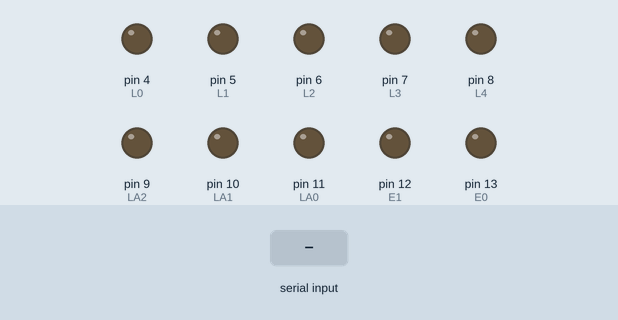
Bench run of a sketch on a simulated Arduino Uno, built with avr-gcc and run on an emulated ATmega328P. On the bench: output pins drawn as LEDs (lit = HIGH). The inputs (shaded band) are chosen by the test bench. Random numbers use the default seed unless the sketch sets one.

Above: at 1.2 s.
1.3 s: byte 30 received over Serial
At 1.9 s:
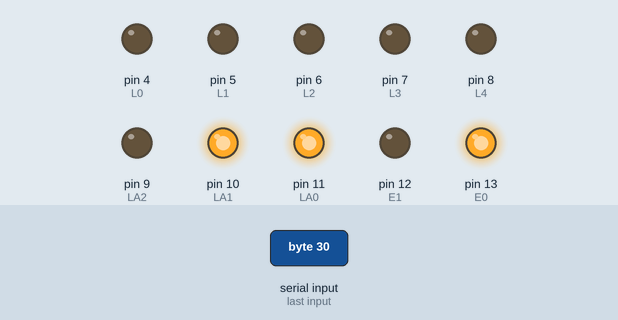
2.8 s: byte 90 received over Serial
At 3.1 s:
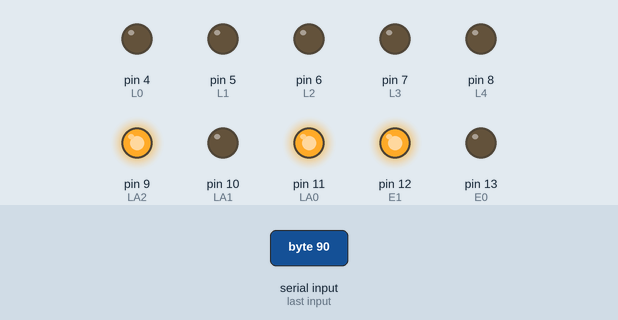
4.3 s: byte 120 received over Serial
At 5.4 s:
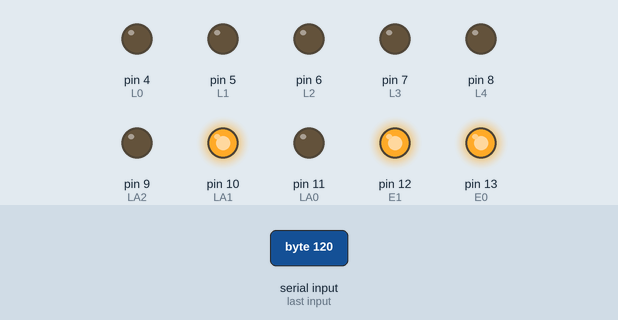
Timing chart, 0 to 7.3 s (numbered marks = the images above; inputs shaded):
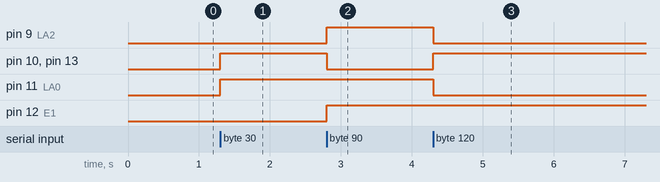

Measured:
- after the input at 1.3 s, pin 10 (LA1), pin 11 (LA0), pin 13 (E0): LOW → HIGH at once
- after the input at 2.8 s, pin 9 (LA2), pin 12 (E1): LOW → HIGH at once; pin 10 (LA1), pin 13 (E0): HIGH → LOW at once
- after the input at 4.3 s, pin 9 (LA2), pin 11 (LA0): HIGH → LOW at once; pin 10 (LA1), pin 13 (E0): LOW → HIGH at once

The sketch:

myCube.ino
```cpp
/*
* 5x5x5Cube.ino                        Date: 12/5/2012
* Author: jliang84@gmail.com
* Description: This code helps drive a 5x5x5 LED cube.
*/

int E0 = 13; // Goes to A0 on LS0
int E1 = 12; // Goes to A1 on LS0
int C0 = 3;

int ON = 255;
int OFF = 0;

// The following pins output to the LS1,LS2,LS3 to be decoded based on the which one is enabled from LS0
int LA0 = 11;
int LA1 = 10;
int LA2 = 9;

// The following ints are named so that output to enable the horizontal layers is easeir.
int L0 = 4;
int L1 = 5;
int L2 = 6;
int L3 = 7;
int L4 = 8;

int inByte = 0;
// Setup only run once when arduino is powered up
void setup() {
  Serial.begin(9600);
  for(int pin = 3; pin < 14 ; pin++){
      pinMode(pin, OUTPUT);
  }
}

// Output Pin Y0 on LS0 is set to clear no lights lite up.
void clear(){
  analogWrite(E0, 0);
  analogWrite(E1, 0);
  zeroOFF();
}
// The following LS# functions enable the 3-8 decoders to decode input
void LS1(){
  analogWrite(E0, 255);
  analogWrite(E1, 0);
}
// This function enables LS2 to decode the inputs from pins 9,10,11
void LS2(){
  analogWrite(E0, 0);
  analogWrite(E1, 255);
}
//This function enables LS3 to decode the inputs from pins 9,10,11
void LS3(){
    analogWrite(E0, 255);
    analogWrite(E1, 255);
}

// The following function set the outputs to the 3-8 chip selected
// This sets pin Y0 output to High
void LLL(){
  analogWrite(LA0, 0);
  analogWrite(LA1, 0);
  analogWrite(LA2, 0);
}

//This sets pin Y1 output to HIGH
void HLL(){
  analogWrite(LA0, 255);
  analogWrite(LA1, 0);
  analogWrite(LA2, 0);
}
//This sets pin Y2 output to HIGH
void LHL(){
    analogWrite(LA0, 0);
    analogWrite(LA1, 255);
    analogWrite(LA2, 0);
}
// This sets pin Y3 output to HIGH
void HHL (){
  analogWrite(LA0, 255);
  analogWrite(LA1, 255);
  analogWrite(LA2, 0);
}
// This sets pin Y4 output to HIGH
void LLH (){
  analogWrite(LA0, 0);
  analogWrite(LA1, 0);
  analogWrite(LA2, 255);
}
// This sets pin Y5 output to HIGH
void HLH (){
  analogWrite(LA0, 255);
  analogWrite(LA1, 0);
  analogWrite(LA2, 255);
}
// This sets pin Y6 output to HIGH
void LHH (){
  analogWrite(LA0, 0);
  analogWrite(LA1, 255);
  analogWrite(LA2, 255);
}
// This sets pin Y7 output to HIGH
void HHH (){
  analogWrite(LA0, 255);
  analogWrite(LA1, 255);
  analogWrite(LA2, 255);
}

//This function uses an integer input to turn on/off a layer
void layerState(int layer, int state){
  switch (layer) {
    case 0:
      analogWrite(L0, state);
      break;
    case 1:
      analogWrite(L1, state);
      break;
    case 2:
      analogWrite(L2, state);
      break;
    case 3:
      analogWrite(L3, state);
      break;
    case 4:
      analogWrite(L4, state);
      break;
    default:
      break;
  }
}

// This method will turn on a column by an integer input
// if column 0, must turn off column 0 also
void columnState (int col){
  if(col == 0){
    analogWrite(C0, 255);
  }
  else if (col > 0 && col <= 8){
    analogWrite(E0, 255);
    analogWrite(E1, 0);
    mySwitch(col);
  }
  else if( col > 8 && col <= 16){
    analogWrite(E0, 0);
    analogWrite(E1, 255);
    mySwitch(col - 8);
  }
  else if(col > 16 && col <= 24){
    analogWrite(E0, 255);
    analogWrite(E1, 255);
    mySwitch(col - 16);
  }
  //last bracket
}

void zeroOFF(){
  analogWrite(C0, 0);
}
void mySwitch(int col){
        switch(col){
      case 1:
             LLL();
             break;
      case 2:
             HLL();
             break;
      case 3:
             LHL();
             break;
      case 4:
             HHL();
             break;
      case 5:
             LLH();
             break;
      case 6:
             HLH();
             break;
      case 7:
             LHH();
             break;
      case 8:
             HHH();
             break;
      default:
             break;
    }
}
void allLayers(int state){
  for(int i = 0; i <= 4; i++){
    layerState(i, state);
  }
}

void inSequence(int time){
  LLL();
  HLL();
  LHL();
  HHL();
  LLH();
  HLH();
  LHH();
  HHH();
}
int getLayer(int led){
  if(led <= 25){
    return (led -1) / 25;
  }
  else if( led > 25){
    return (led -1) /25;
  }
}

int getCol(int led){
  if(led <= 25){
    return (led -1);
  }
  else{
    return (led -1) %25;
  }
}

void ledOnTime(int led, int time){
  int layer = getLayer(led);
  int col = getCol(led);
  layerState(layer, ON);

 if(col == 0){
   columnState(col);
   delay(time);
   zeroOFF();
 }
 else if(col > 0){
   columnState(col);
   delay(time);
 }
 layerState(layer, OFF);
}
void ledOn(int led){
  ledOnTime(led, 1);
}

void allRandom(int time){
  int led = random(1, 126);
  ledOnTime(led, time);
}

void layerRandom(int layer, int time){
  int led = 0;
  switch(layer){

    case 0:
      led = random(0,26);
      ledOnTime(led,time);
      break;
    case 1:
      led = random(26,51);
      ledOnTime(led,time);
      break;
    case 2:
      led = random(51,76);
      ledOnTime(led,time);
      break;
    case 3:
      led = random(76,101);
      ledOnTime(led,time);
      break;
     case 4:
      led = random(101,126);
      ledOnTime(led,time);
      break;
     default:
      break;
  }
}

void loop(){

  if(Serial.available()> 0){
    inByte = Serial.read();
    ledOn(inByte);
  }
}
```
